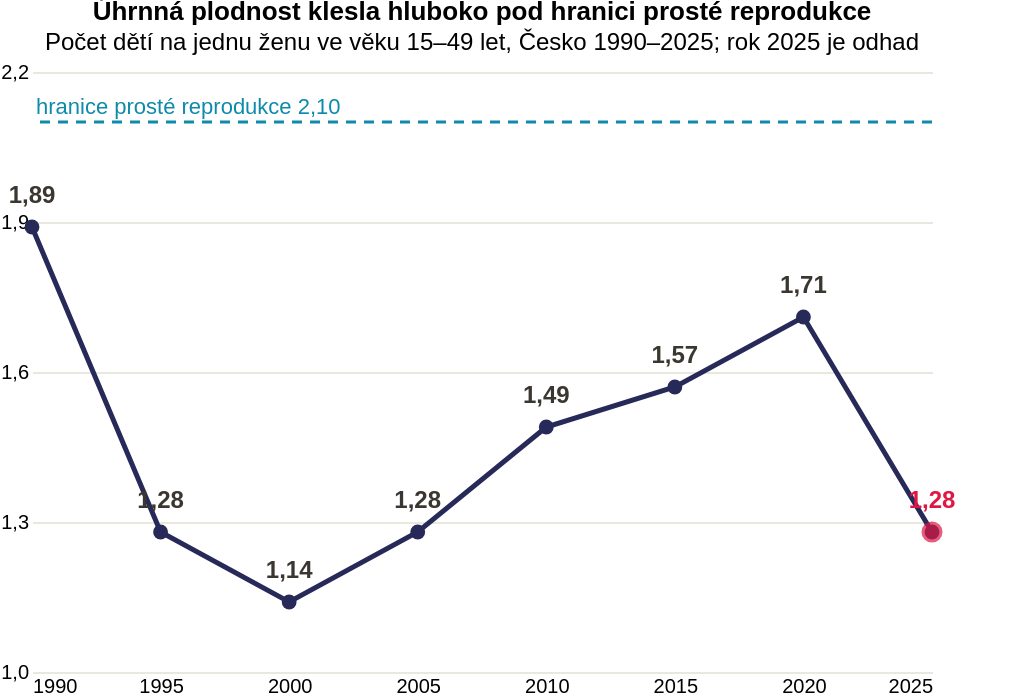

Specify this chart in Vega-Lite:
### Vega-Lite specification from a JSON file in a GitHub repository (floating-point values rounded to 4 significant figures)
{"$schema": "https://vega.github.io/schema/vega-lite/v5.json", "description": "Úhrnná plodnost v Česku 1990–2025", "title": {"text": "Úhrnná plodnost klesla hluboko pod hranici prosté reprodukce", "subtitle": "Počet dětí na jednu ženu ve věku 15–49 let, Česko 1990–2025; rok 2025 je odhad"}, "width": 450, "height": 300, "padding": {"right": 30}, "data": {"values": [{"rok": 1990, "tfr": 1.89, "label": "1,89", "typ": "data"}, {"rok": 1995, "tfr": 1.28, "label": "1,28", "typ": "data"}, {"rok": 2000, "tfr": 1.14, "label": "1,14", "typ": "data"}, {"rok": 2005, "tfr": 1.28, "label": "1,28", "typ": "data"}, {"rok": 2010, "tfr": 1.49, "label": "1,49", "typ": "data"}, {"rok": 2015, "tfr": 1.57, "label": "1,57", "typ": "data"}, {"rok": 2020, "tfr": 1.71, "label": "1,71", "typ": "data"}, {"rok": 2025, "tfr": 1.28, "label": "1,28", "typ": "odhad"}]}, "layer": [{"data": {"values": [{}]}, "mark": {"type": "rule", "strokeDash": [5, 4], "stroke": "#0e8aab", "strokeWidth": 1.5}, "encoding": {"y": {"datum": 2.1, "type": "quantitative", "scale": {"domain": [1.0, 2.2]}}}}, {"data": {"values": [{"rok": 1990, "ref": 2.1}]}, "mark": {"type": "text", "align": "left", "dx": 2, "dy": -7, "fontSize": 11, "color": "#0e8aab"}, "encoding": {"x": {"field": "rok", "type": "quantitative", "scale": {"domain": [1990, 2025]}}, "y": {"field": "ref", "type": "quantitative", "scale": {"domain": [1.0, 2.2]}}, "text": {"value": "hranice prosté reprodukce 2,10"}}}, {"mark": {"type": "line", "stroke": "#272a59", "strokeWidth": 2.5, "strokeLinejoin": "round", "point": {"filled": true, "fill": "#272a59", "size": 55}}, "encoding": {"x": {"field": "rok", "type": "quantitative", "title": null, "scale": {"domain": [1990, 2025]}, "axis": {"format": "d", "values": [1990, 1995, 2000, 2005, 2010, 2015, 2020, 2025], "grid": false, "domain": false, "ticks": false, "labelAngle": 0}}, "y": {"field": "tfr", "type": "quantitative", "title": null, "scale": {"domain": [1.0, 2.2]}, "axis": {"grid": true, "gridColor": "#e8e8dc", "domain": false, "ticks": false, "values": [1.0, 1.3, 1.6, 1.9, 2.2], "labelExpr": "replace(format(datum.value, '.1f'), '.', ',')"}}}}, {"transform": [{"filter": "datum.typ == 'odhad'"}], "mark": {"type": "point", "filled": true, "fill": "#de1743", "size": 110}, "encoding": {"x": {"field": "rok", "type": "quantitative", "scale": {"domain": [1990, 2025]}}, "y": {"field": "tfr", "type": "quantitative", "scale": {"domain": [1.0, 2.2]}}}}, {"mark": {"type": "text", "align": "center", "baseline": "bottom", "dy": -9, "fontSize": 12, "fontWeight": "bold"}, "encoding": {"x": {"field": "rok", "type": "quantitative", "scale": {"domain": [1990, 2025]}}, "y": {"field": "tfr", "type": "quantitative", "scale": {"domain": [1.0, 2.2]}}, "text": {"field": "label"}, "color": {"field": "typ", "type": "nominal", "scale": {"domain": ["data", "odhad"], "range": ["#3a3730", "#de1743"]}, "legend": null}}}], "config": {"view": {"stroke": "transparent"}}, "_source": "ČSÚ, časové řady úhrnné plodnosti; rok 2025 odhad (kulatý stůl PSP, 27. 4. 2026)"}
